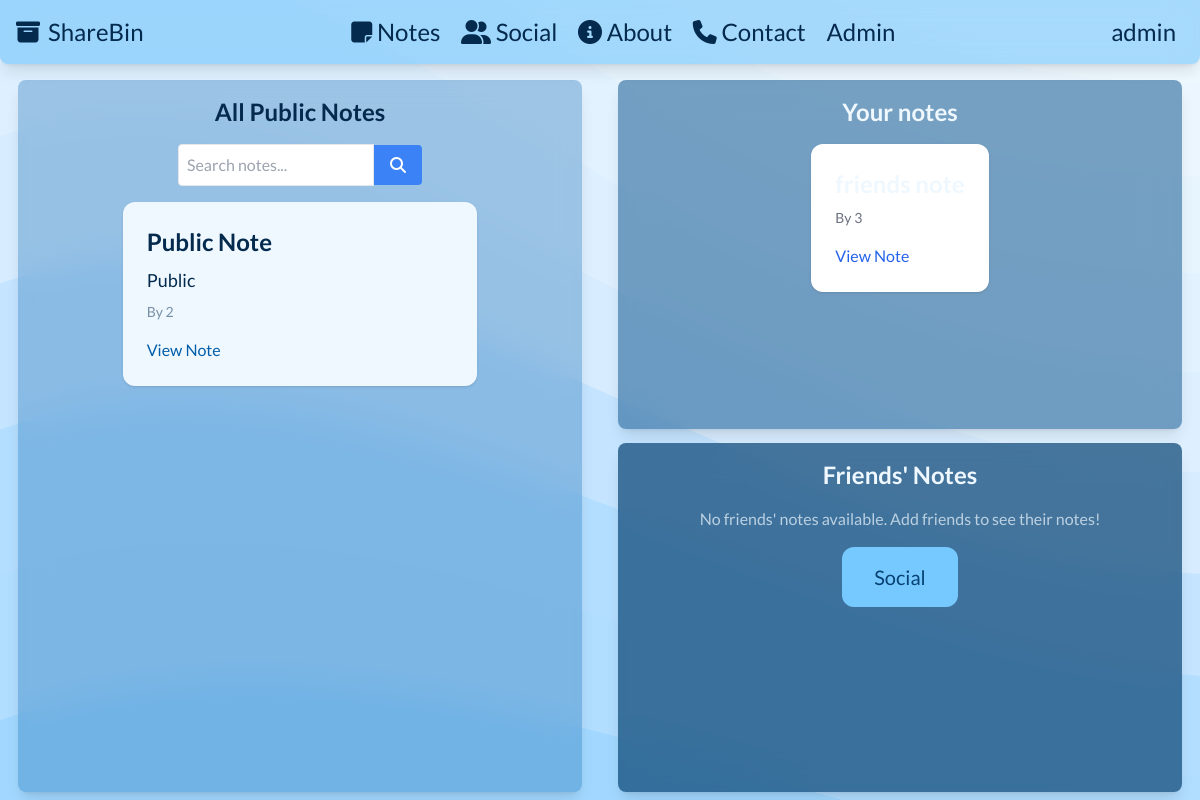
/notes/ (signed in), run on the app's committed database.
### tables this page shows
CREATE TABLE notes (
            id INTEGER PRIMARY KEY AUTOINCREMENT,
            user TEXT,
            title TEXT,
            content TEXT,
            is_private INTEGER,
            visibility TEXT CHECK(visibility IN ('public', 'private', 'friends')),
            file_path TEXT,
            created_at TIMESTAMP DEFAULT CURRENT_TIMESTAMP
        );

### app.py (the view)
@app.route('/notes/')
def list_notes():
    conn = get_db()
    c = conn.cursor()
    public_notes = []
    my_notes = []
    friend_notes = []
    search_query = ""
    user_id = session.get('user_id')
    username = session.get('username')
    if user_id:
        c.execute("SELECT * FROM notes WHERE user = ?", (user_id,))
        my_notes = c.fetchall()
        c.execute("""
            SELECT u.id FROM users u
            JOIN friends f ON (
                (f.user_id = ? AND f.friend_id = u.id)
                OR (f.friend_id = ? AND f.user_id = u.id)
            )
            WHERE u.id != ?
        """, (user_id, user_id, user_id))
        friend_ids = [row[0] for row in c.fetchall()]
        if friend_ids:
            placeholders = ','.join(['?'] * len(friend_ids))
            query = f"""
                SELECT * FROM notes
                WHERE user IN ({placeholders})
                AND visibility = 'friends'
            """
            c.execute(query, friend_ids)
            friend_notes = c.fetchall()
    if request.method == 'GET':
        if 'search' in request.args:
            search_query = request.args.get('q')
            c.execute("SELECT * FROM notes WHERE title LIKE ? AND visibility = 'public'", (f'%{search_query}%',))
            public_notes = c.fetchall()
        else:
            c.execute("SELECT * FROM notes WHERE visibility = 'public'")
            public_notes = c.fetchall()
    else:
        c.execute("SELECT * FROM notes WHERE visibility = 'public'")
        public_notes = c.fetchall()
    conn.close()
    return render_template('list_notes.html',
                           public_notes=public_notes,
                           my_notes=my_notes,
                           friend_notes=friend_notes,
                           search_query=search_query,
                           user=username)

### app.py (called while the page is built)
def get_db():
    conn = sqlite3.connect(DATABASE)
    return conn

### templates/list_notes.html (shortened to what this page needs)
{% extends "base.html" %} {% block content %}
<div class="flex flex-row w-full h-full max-h-full justify-around pb-2">
  <section
    class="w-[47%] h-auto max-h-full overflow-scroll bg-congress-blue-700/30 backdrop-blur-lg shadow-lg flex flex-col justify-start items-center rounded-lg p-4"
  >
    <h2 class="text-2xl font-bold mb-4">All Public Notes</h2>
    <form method="get" class="mb-4 flex flex-row justify-center items-center">
      <input
        type="text"
        name="q"
        placeholder="Search notes..."
        value="{{ search_query }}"
        class="w-full border p-2 rounded-l"
      />
      <button
        type="submit"
        name="search"
        class="bg-blue-500 text-white px-4 py-2 rounded-r hover:bg-blue-600"
      >
        <i class="fa-solid fa-magnifying-glass"></i>
      </button>
    </form>
    {% for note in public_notes %}
    <div class="w-2/3 mx-auto bg-congress-blue-50 p-6 rounded-xl shadow mb-4">
      <h2 class="text-2xl font-bold mb-2">{{ note[2] }}</h2>
      <p class="text-lg text-congress-blue-950 mb-2">{{ note[3] }}</p>
      <p class="text-sm text-congress-blue-950/50 mb-4">By {{ note[1] }}</p>
      <a
        href="/note/{{ note[0] }}"
        class="text-congress-blue-700 hover:underline"
        >View Note</a
      >
    </div>
    {% endfor %}
  </section>
  <div class="w-[47%] flex flex-col justify-between items-center">
    <section
      class="w-full h-[49%] text-congress-blue-50 bg-congress-blue-800/50 backdrop-blur-lg shadow-lg flex flex-col justify-start items-center rounded-lg p-4 overflow-scroll"
    >
      <h2 class="text-2xl font-bold mb-4">Your notes</h2>
      {% for note in my_notes %}
      <div class="max-w-xl mx-auto bg-white p-6 rounded-xl shadow mb-4">
        <h2 class="text-2xl font-bold mb-2">{{ note[2] }}</h2>
        <p class="text-sm text-gray-500 mb-4">By {{ note[1] }}</p>
        <a href="/note/{{ note[0] }}" class="text-blue-600 hover:underline"
          >View Note</a
        >
      </div>
      {% endfor %}
    </section>
    <section
      class="w-full h-[49%] text-congress-blue-50 bg-congress-blue-900/70 backdrop-blur-lg shadow-lg flex flex-col justify-start items-center rounded-lg p-4 overflow-scroll"
    >
      <h2 class="text-2xl font-bold mb-4">Friends' Notes</h2>
      {% if friend_notes %} {% for note in friend_notes %}
      <div class="max-w-xl mx-auto bg-white p-6 rounded-xl shadow mb-4">
        <h2 class="text-2xl font-bold mb-2">{{ note[2] }}</h2>
        <p class="text-sm text-gray-500 mb-4">By {{ note[1] }}</p>
        <a href="/note/{{ note[0] }}" class="text-blue-600 hover:underline"
          >View Note</a
        >
      </div>
      {% endfor %} {% else %}
      <p class="text-center text-congress-blue-50/70">
        No friends' notes available. Add friends to see their notes!
      </p>
      <a
        href="/social"
        class="rounded-xl text-xl bg-congress-blue-300 py-4 px-8 mt-4 text-congress-blue-900 hover:bg-congress-blue-400"
        >Social</a
      >
      {% endif %}
    </section>
  </div>
</div>
{% endblock %}

### data on the page
notes: title "Public Note", content "Public", user "2"
notes: user "3"

### other printed values
{{ user }} "admin"
